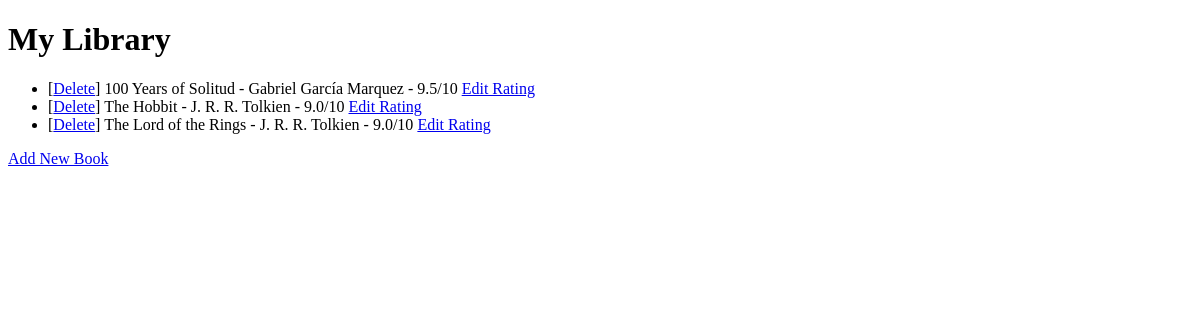
Before: / with the older database file.
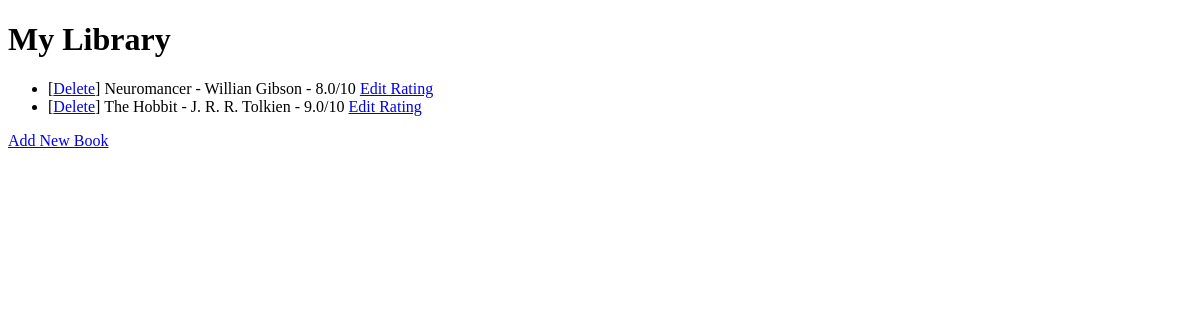
After: the same page with the newer database file.
### main.py (models this page shows)
class Book(db.Model):
    id: Mapped[int] = mapped_column(Integer, primary_key=True)
    title: Mapped[str] = mapped_column(String(250), unique=True, nullable=False)
    author: Mapped[str] = mapped_column(String(250), unique=False, nullable=False)
    rating: Mapped[float] = mapped_column(Float, unique=False, nullable=False)

### main.py (the view)
@app.route('/')
def home():
    results = db.session.execute(db.select(Book).order_by(Book.title))
    all_books = results.scalars()
    return render_template('index.html', book_list=all_books)

### templates/index.html (shortened to what this page needs)
<!DOCTYPE html>
<html lang="en">
  <head>
  </head>
  <body>
    <h1>My Library</h1>
    {% if book_list == []: %}
    <p>Library is Empty</p>
    {% else: %}
    <ul>
      {% for book in book_list: %}
      <li> [<a href="{{ url_for('delete', id=book.id) }}">Delete</a>] {{ book.title }} - {{ book.author }} - {{ book.rating }}/10 <a href="{{ url_for('edit_rating', id=book.id) }}">Edit Rating</a> </li>
      {% endfor %}
    </ul>
    {% endif %}
    <a href="{{ url_for('add') }}">Add New Book</a>
  </body>
</html>

Changed rows visible on the page:
removed Book: title "100 Years of Solitud", author "Gabriel García Marquez", rating "9.5"
removed Book: title "The Lord of the Rings", author "J. R. R. Tolkien", rating "9.0"
added Book: title "Neuromancer", author "Willian Gibson", rating "8.0"
